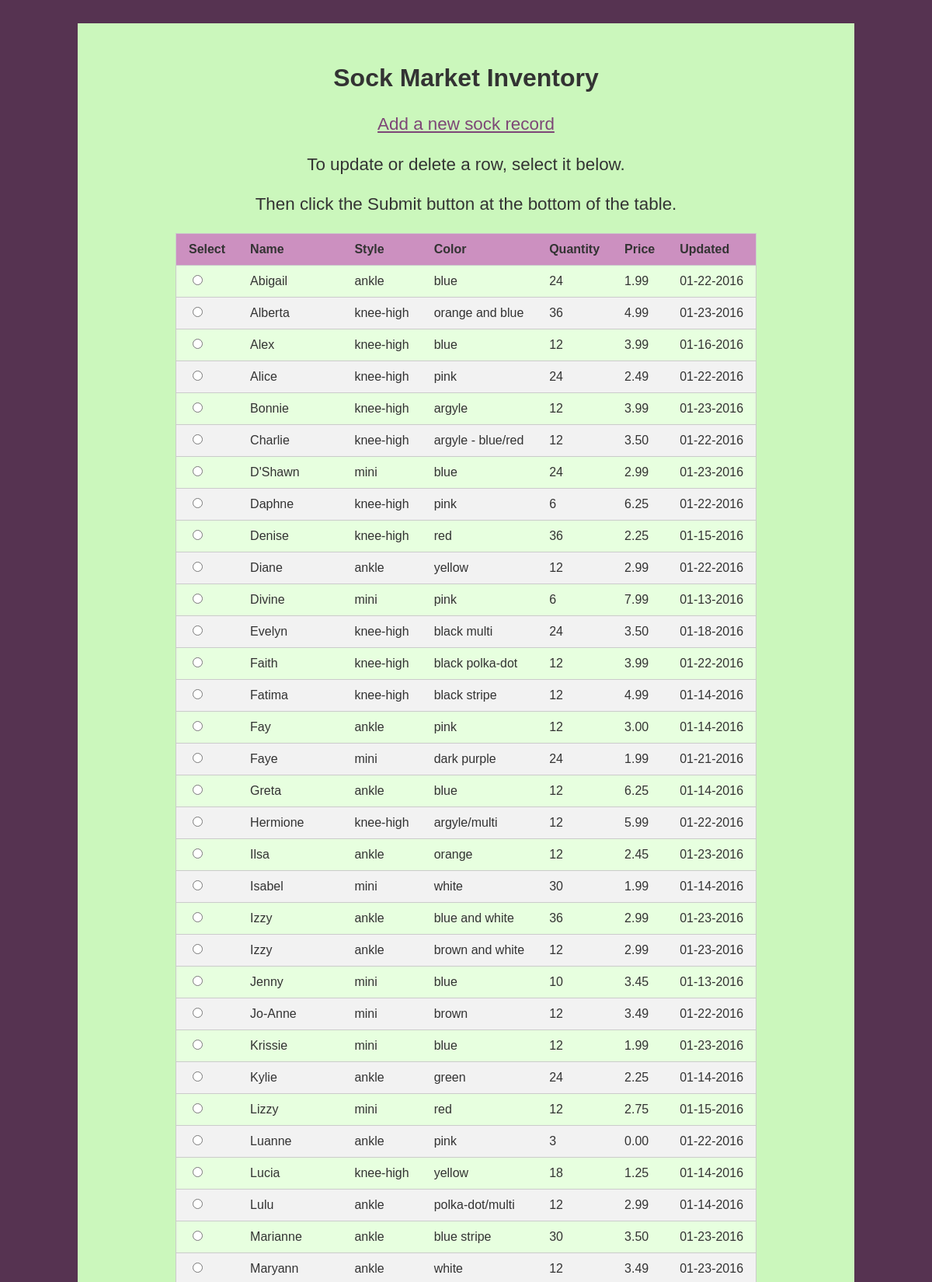
/inventory_update.php (upper part), run on the app's committed database.
### tables this page shows
CREATE TABLE `socks` (
  `id` int(11) NOT NULL,
  `name` text NOT NULL,
  `style` text NOT NULL,
  `color` text NOT NULL,
  `quantity` int(11) NOT NULL,
  `price` decimal(4,2) NOT NULL,
  `updated` text NOT NULL
);

### inventory_update.php (the view, shortened to what this page needs)
<?php
	include 'database.php';
	$query = "SELECT * FROM socks ORDER BY name";
	$socks = mysqli_query($conn, $query);
?>
<!DOCTYPE html>
<html lang="en">
<head>
	<link rel="stylesheet" href="css/main.css">
	<link rel="stylesheet" href="css/table.css">
</head>
<body>
<div id="container">
<h1>Sock Market Inventory</h1>
<p class="middle"><a href="enter_new_record.php">Add a new sock record</a></p>
<p class="middle">To update or delete a row, select it below.</p>
<p class="middle">Then click the Submit button at the bottom of the table.</p>
<form class="smallform" method="post" action="socks_edit.php" autocomplete="off">
<table>
	<tr>
	  <th>Select</th>
	  <th>Name</th>
	  <th>Style</th>
	  <th>Color</th>
	  <th>Quantity</th>
	  <th>Price</th>
	  <th>Updated</th>
	</tr>
<?php while ($row = mysqli_fetch_assoc($socks)) :  ?>
<tr>
  <td><input type="radio" name="id" id="<?php echo $row['id']; ?>"
	   value="<?php echo $row['id']; ?>"></td>
  <td><?php echo stripslashes($row['name']); ?></td>
  <td><?php echo $row['style']; ?></td>
  <td><?php echo $row['color']; ?></td>
  <td><?php echo $row['quantity']; ?></td>
  <td><?php echo $row['price']; ?></td>
  <td><?php echo $row['updated']; ?></td>
</tr>
<?php endwhile;  ?>
</table>
</form>
</div>
</body>
</html>

### css/main.css (style rules this page uses)
html { font-size: 100%; box-sizing: border-box; }
* { box-sizing: inherit; }
body { margin: 0; background: #563351; color: #333; font-family: sans-serif; line-height: 1.5; }
#container { max-width: 800px; margin: 30px auto; background: #cbf7bc; padding: 3rem; }
#container p { font-size: 1.4rem; line-height: 1.3; }
h1 { text-align: center; margin: 0; line-height: 1.4; }
input { width: 100%; font-family: monospace; font-size: 1.5rem; padding: 5px; }
.middle { text-align: center; }
a { color: #7d4676; }
.smallform input[type='radio'] { display: inline; width: auto; }

### css/table.css (style rules this page uses)
#container { max-width: 1000px; margin: 30px auto; background: #cbf7bc; padding: 3rem; }
table { border-collapse: collapse; border-spacing: 0; empty-cells: show; border: 1px solid #cbcbcb; background: #e7ffdf; margin: 20px auto; }
td, th { border-left: 1px solid #cbcbcb; border-width: 0 0 0 1px; font-size: inherit; margin: 0; overflow: visible; padding: 0.5rem 1rem; }
th { background: #cc90c0; text-align: left; vertical-align: bottom; }
tr:nth-child(2n-1) td { background: #f2f2f2; }
td, th { border-width: 0 0 1px 0; border-bottom: 1px solid #cbcbcb; }

### data on the page
socks: name "Abigail", style "ankle", color "blue", quantity "24", price "1.99", updated "01-22-2016"
socks: name "Alberta", style "knee-high", color "orange and blue", quantity "36", price "4.99", updated "01-23-2016"
socks: name "Alex", style "knee-high", color "blue", quantity "12", price "3.99", updated "01-16-2016"
socks: name "Alice", style "knee-high", color "pink", quantity "24", price "2.49", updated "01-22-2016"
socks: name "Bonnie", style "knee-high", color "argyle", quantity "12", price "3.99", updated "01-23-2016"
socks: name "Charlie", style "knee-high", color "argyle - blue/red", quantity "12", price "3.50", updated "01-22-2016"
socks: name "D'Shawn", style "mini", color "blue", quantity "24", price "2.99", updated "01-23-2016"
socks: name "Daphne", style "knee-high", color "pink", quantity "6", price "6.25", updated "01-22-2016"
socks: name "Denise", style "knee-high", color "red", quantity "36", price "2.25", updated "01-15-2016"
socks: name "Diane", style "ankle", color "yellow", quantity "12", price "2.99", updated "01-22-2016"
socks: name "Divine", style "mini", color "pink", quantity "6", price "7.99", updated "01-13-2016"
socks: name "Evelyn", style "knee-high", color "black multi", quantity "24", price "3.50", updated "01-18-2016"
socks: name "Faith", style "knee-high", color "black polka-dot", quantity "12", price "3.99", updated "01-22-2016"
socks: name "Fatima", style "knee-high", color "black stripe", quantity "12", price "4.99", updated "01-14-2016"
socks: name "Fay", style "ankle", color "pink", quantity "12", price "3.00", updated "01-14-2016"
socks: name "Faye", style "mini", color "dark purple", quantity "24", price "1.99", updated "01-21-2016"
socks: name "Greta", style "ankle", color "blue", quantity "12", price "6.25", updated "01-14-2016"
socks: name "Hermione", style "knee-high", color "argyle/multi", quantity "12", price "5.99", updated "01-22-2016"
socks: name "Ilsa", style "ankle", color "orange", quantity "12", price "2.45", updated "01-23-2016"
socks: name "Isabel", style "mini", color "white", quantity "30", price "1.99", updated "01-14-2016"
socks: name "Izzy", style "ankle", color "blue and white", quantity "36", price "2.99", updated "01-23-2016"
socks: name "Izzy", style "ankle", color "brown and white", quantity "12", price "2.99", updated "01-23-2016"
socks: name "Jenny", style "mini", color "blue", quantity "10", price "3.45", updated "01-13-2016"
socks: name "Jo-Anne", style "mini", color "brown", quantity "12", price "3.49", updated "01-22-2016"
socks: name "Krissie", style "mini", color "blue", quantity "12", price "1.99", updated "01-23-2016"
socks: name "Kylie", style "ankle", color "green", quantity "24", price "2.25", updated "01-14-2016"
socks: name "Lizzy", style "mini", color "red", quantity "12", price "2.75", updated "01-15-2016"
socks: name "Luanne", style "ankle", color "pink", quantity "3", price "0.00", updated "01-22-2016"
socks: name "Lucia", style "knee-high", color "yellow", quantity "18", price "1.25", updated "01-14-2016"
socks: name "Lulu", style "ankle", color "polka-dot/multi", quantity "12", price "2.99", updated "01-14-2016"
socks: name "Marianne", style "ankle", color "blue stripe", quantity "30", price "3.50", updated "01-23-2016"
socks: name "Maryann", style "ankle", color "white", quantity "12", price "3.49", updated "01-23-2016"
